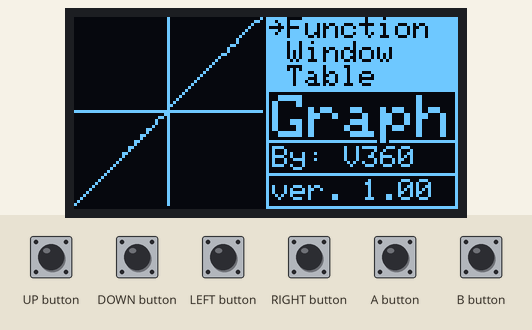
Recording of a sketch running on a simulated Arduboy, built with avr-gcc and run on an emulated ATmega32U4. Parts: 128×64 one-colour display. The inputs (shaded band) are chosen by the test bench.

Above: at 1.2 s.
1.3 s: B button pressed for 0.15 s
At 1.9 s:
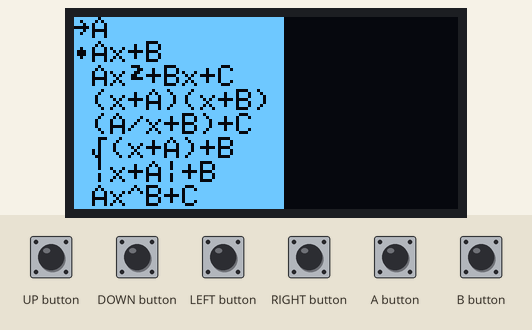
2.9 s: B button pressed for 1 s
At 3.8 s:
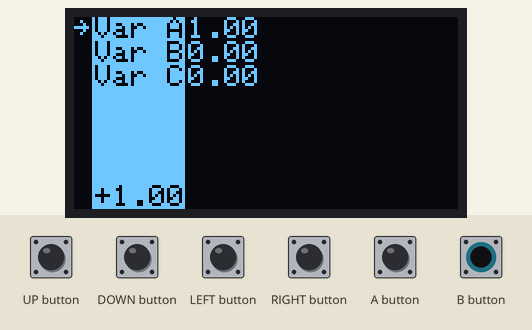
5.4 s: DOWN button pressed for 0.15 s
At 6.6 s:
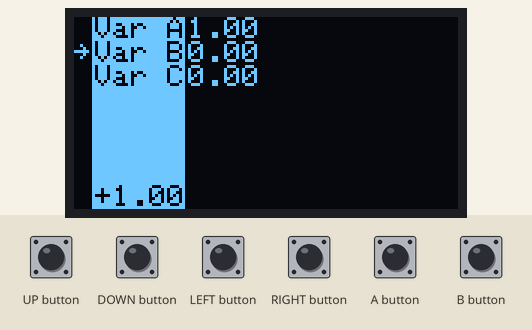
7.0 s: LEFT button pressed for 0.15 s
At 7.7 s:
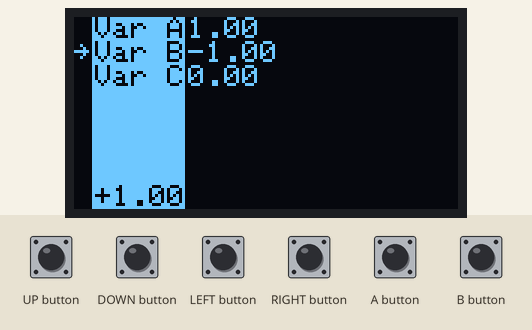
8.6 s: UP button pressed for 0.15 s
At 9.8 s:
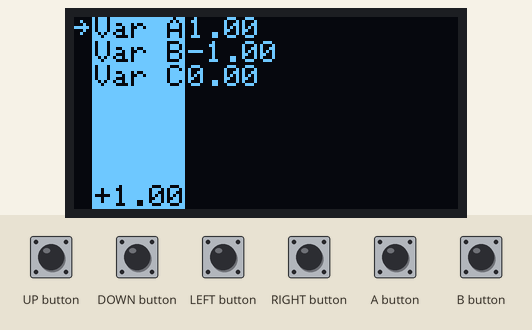
10.2 s: RIGHT button pressed for 0.15 s
At 10.9 s:
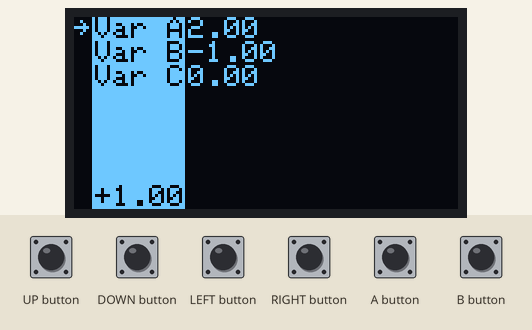
Timing chart, 0 to 12.8 s (numbered marks = the images above; inputs shaded):
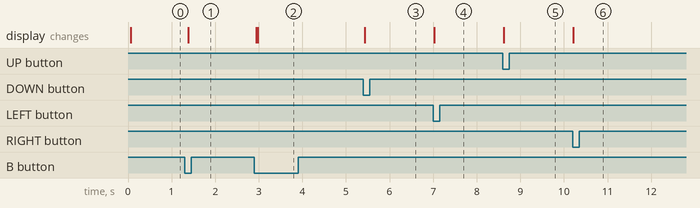

Measured:
- after the input at 1.3 s, the display: changes after 0.09 s (image 1)
- after the input at 2.9 s, the display: first changes after 0.05 s (image 2 shows a later state)
- after the input at 5.4 s, the display: changes at once (image 3)
- after the input at 7.0 s, the display: changes at once (image 4)
- after the input at 8.6 s, the display: changes at once (image 5)
- after the input at 10.2 s, the display: changes at once (image 6)

The sketch:

graph.ino
```cpp
//Graph (for Arduboy)
//A way too ambitious project
//By V360

#include <Arduboy2.h>

Arduboy2 arduboy;

//Calculation
float func[3];
byte func_mode = 1;

//Graphing array
//There used to be three, but then I found out I could
//cut it down to two, then just one. RIP trace_x[] and fit[].
float raw[63];

//Window
//0 - xmin, 1 - xmax
//2 - ymin, 3 - ymax
float window[] = {-10,10,-10,10};

//Table
float table[5];
float table_rate = 1.0;
int table_ofs = -2;
boolean calcTable = true;

//Axis lines
float center_x;
float center_y;

//UI stuff
byte state = 0;
byte sel = 0;
float amount = 1.0;
boolean calcGraph = true;

void setup() {
  //Arduboy stuff
  arduboy.begin();

  //Set framerate to 30
  arduboy.setFrameRate(30);

  //Default function
  func[0] = 1;
}

void loop() {
  //Wait until next frame
  if (!(arduboy.nextFrame()))
    return;

  arduboy.pollButtons();
  arduboy.clear();

  if (calcGraph) {
    graph_calc();
    calcGraph = false;
  }

  if (arduboy.justPressed(A_BUTTON)) {
    state = 0;
    sel = 0;
    calcGraph = true;
    calcTable = true;
  }

  //Convserve code!
  if (state>2) {
    if (arduboy.justPressed(B_BUTTON)) { //efficient code.
      if (amount==0.1) {
        amount = 1.0;
      }
      else {
        amount = 0.1;
      }
    }
  }

  if (state==0) {
    //*********
    //*       *
    //* Graph *
    //*       *
    //*********
    if (arduboy.justPressed(  UP_BUTTON)&&sel>0)
      sel--;
    if (arduboy.justPressed(DOWN_BUTTON)&&sel<2)
      sel++;
    if (arduboy.justPressed(B_BUTTON)) {
      state = sel + 1;
      sel = 0;
    }

    //Graph
    graph_draw();

    //Menu background
    arduboy.fillRect(65,0,62,25,WHITE);

    //Text color
    arduboy.setTextColor(BLACK);
    arduboy.setTextBackground(WHITE);

    //Menu items
    t(71, 0,"Function");
    t(71, 8,"Window");
    t(71,16,"Table");
    //Selection arrow
    arduboy.setCursor(65,sel*8);
    arduboy.write(26);

    //Text color
    arduboy.setTextColor(WHITE);
    arduboy.setTextBackground(BLACK);

    //Giant title
    arduboy.setTextSize(2);
    t(66,26,"Graph");
    //My name
    arduboy.setTextSize(1);
    t(66,43,"By: V360");
    t(66,54,"ver. 1.00");

    //Borders
    arduboy.drawFastVLine(64,0,64,WHITE);
    arduboy.drawFastVLine(127,0,64,WHITE);
    arduboy.drawFastHLine(65,41,36,WHITE);
    arduboy.drawFastHLine(105,41,22,WHITE);
    arduboy.drawFastHLine(65,52,62,WHITE);
    arduboy.drawFastHLine(65,63,62,WHITE);
  }
  else if (state==1) {
    //************
    //*          *
    //* Function *
    //*          *
    //************
    if (arduboy.justPressed(  UP_BUTTON)&&sel>0)
      sel--;
    if (arduboy.justPressed(DOWN_BUTTON)&&sel<7)
      sel++;
    if (arduboy.justPressed(B_BUTTON)) {
      func_mode = sel;
      state = 4;
      sel = 0;
    }

    //Menu background
    arduboy.fillRect(0,0,70,64,WHITE);

    //Text color
    arduboy.setTextColor(BLACK);
    arduboy.setTextBackground(WHITE);

    //Menu items
    t(6, 0,"A");
    t(6, 8,"Ax+B");
    t(6,16,"Ax +Bx+C"); //^2
    t(6,24,"(x+A)(x+B)");
    t(6,32,"(A/x+B)+C");
    t(6,40," (x+A)+B"); //sqrt
    t(6,48,"|x+A|+B");
    t(6,56,"Ax^B+C");
    arduboy.setCursor(18,16);
    arduboy.write(253);
    arduboy.setCursor(6,40);
    arduboy.write(251);

    //Current choice dot
    arduboy.setCursor(0,func_mode*8);
    arduboy.write(7);

    //Selection arrow
    arduboy.setCursor(0,sel*8);
    arduboy.write(26);

    //Text color
    arduboy.setTextColor(WHITE);
    arduboy.setTextBackground(BLACK);
  }
  else if (state==2) {
    //**********
    //*        *
    //* Window *
    //*        *
    //**********
    if (arduboy.justPressed(   UP_BUTTON)&&sel>0)
      sel--;
    if (arduboy.justPressed( DOWN_BUTTON)&&sel<3)
      sel++;
    if (arduboy.justPressed( LEFT_BUTTON))
      window[sel]-=amount;
    if (arduboy.justPressed(RIGHT_BUTTON))
      window[sel]+=amount;

    //Menu background
    arduboy.fillRect(7,0,30,64,WHITE);

    //Text color
    arduboy.setTextColor(BLACK);
    arduboy.setTextBackground(WHITE);

    //Title text
    t(7, 0,"X Min");
    t(7, 8,"X Max");
    t(7,16,"Y Min");
    t(7,24,"Y Max");
    //Amount
    t(7,56,"+");
    arduboy.setCursor(13,56);
    arduboy.print(amount);

    //Text color
    arduboy.setTextColor(WHITE);
    arduboy.setTextBackground(BLACK);

    //Selection arrow
    arduboy.setCursor(0,sel*8);
    arduboy.write(26);

    //Numbers
    for(byte i = 0; i < 4; i++){
      arduboy.setCursor(38,i*8);
      arduboy.print(window[i]);
    }

    //Borders
    arduboy.drawFastVLine(6,0,64,WHITE);
    arduboy.drawFastVLine(37,0,64,BLACK);
  }
  else if (state==3) {
    //*********
    //*       *
    //* Table *
    //*       *
    //*********
    if (arduboy.justPressed(   UP_BUTTON)&&table_ofs<999) {
      table_ofs-=table_rate;
      calcTable = true;
    }
    if (arduboy.justPressed( DOWN_BUTTON)&&table_ofs>-999) {
      table_ofs+=table_rate;
      calcTable = true;
    }
    if (arduboy.justPressed( LEFT_BUTTON)&&table_rate>-100) {
      table_rate-=amount;
      calcTable = true;
    }
    if (arduboy.justPressed(RIGHT_BUTTON)&&table_rate<100) {
      table_rate+=amount;
      calcTable = true;
    }

    //Calculate table
    if (calcTable) {
      if (table_rate<=0) {
        table_rate = amount;
      }
      for (byte i = 0; i < 5; i++) {
        table[i] = func_calc((i * table_rate) + table_ofs);
      }
      calcTable = false;
    }

    //Table
    for (byte i = 0; i < 5; i++) {
      arduboy.setCursor(0,i*8);
      arduboy.print((i * table_rate) + table_ofs);
      arduboy.setCursor(64,i*8);
      arduboy.print(table[i]);
    }

    //Other stuff
    t(0,48,"Rate:");
    arduboy.setCursor(36,48);
    arduboy.print(table_rate);
    t(0,56,"+");
    arduboy.setCursor(6,56);
    arduboy.print(amount);

    //Border
    arduboy.drawFastVLine(64,0,40,WHITE);
    arduboy.drawFastHLine(0,40,128,WHITE);
  }
  else if (state==4) {
    if (arduboy.justPressed(   UP_BUTTON)&&sel>0)
      sel--;
    if (arduboy.justPressed( DOWN_BUTTON)&&sel<2)
      sel++;
    if (arduboy.justPressed( LEFT_BUTTON))
      func[sel]-=amount;
    if (arduboy.justPressed(RIGHT_BUTTON))
      func[sel]+=amount;

    //Menu background
    arduboy.fillRect(7,0,30,64,WHITE);

    //Text color
    arduboy.setTextColor(BLACK);
    arduboy.setTextBackground(WHITE);

    //Title text
    t(7, 0,"Var A");
    t(7, 8,"Var B");
    t(7,16,"Var C");
    //Amount
    t(7,56,"+");
    arduboy.setCursor(13,56);
    arduboy.print(amount);

    //Text color
    arduboy.setTextColor(WHITE);
    arduboy.setTextBackground(BLACK);

    //Selection arrow
    arduboy.setCursor(0,sel*8);
    arduboy.write(26);

    //Numbers
    for(byte i = 0; i < 3; i++){
      arduboy.setCursor(38,i*8);
      arduboy.print(func[i]);
    }

    //Borders
    arduboy.drawFastVLine(6,0,64,WHITE);
    arduboy.drawFastVLine(37,0,64,BLACK);
  }
  else {
    //*******
    //*     *
    //* BAD *
    //*     *
    //*******
    arduboy.setTextSize(2);
    t(0,0,"Oh no!");
    arduboy.setTextSize(1);
    arduboy.setCursor(0,16);
    arduboy.print("There's no state "+String(state)+"!");
  }

  arduboy.display();
}

//Graph stuff - calculate graph
void graph_calc() {
  center_x=(  ((-window[0])/(window[1]-window[0])))*63;
  center_y=(1-((-window[2])/(window[3]-window[2])))*63;

  for(float i = 0; i < 63; i++){
    raw[byte(floor(i))] = (((i+1)/63)*(window[1]-window[0]))+window[0];
  }

  for(byte i = 0; i < 63; i++){
    raw[i] = func_calc(raw[i]);
    raw[i] = (1-((raw[i]-window[2])/(window[3]-window[2])))*63;
  }
}

//Graph stuff - plot graph
void graph_draw() {
  arduboy.drawFastVLine(center_x,0,63,WHITE);
  arduboy.drawFastHLine(0,center_y,63,WHITE);

  for(byte i = 1; i < 63; i++){
    arduboy.drawLine(i-1,raw[i-1],i,raw[i],WHITE);
  }
}

float func_calc(float x) {
  if (func_mode==0) {
    return func[0];
  }
  else if (func_mode==1) {
    return (func[0]*x)+func[1];
  }
  else if (func_mode==2) {
    return (func[0]*pow(x,2))+(func[1]*x)+func[2];
  }
  else if (func_mode==3) {
    return (x+func[0])*(x+func[1]);
  }
  else if (func_mode==4) {
    return div_err(func[0],x+func[1])+func[2];
  }
  else if (func_mode==5) {
    return sqrt_err(x+func[0])+func[1];
  }
  else if (func_mode==6) {
    return abs(x+func[0])+func[1];
  }
  else if (func_mode==7) {
    return (func[0]*pow(x,func[1]))+func[2];
  }
  else {
    return 0;
  }
}

void t(byte x,byte y,char* str) {
  arduboy.setCursor(x,y);
  arduboy.print(str);
}

float div_err(float a,float b) {
  if (b==(float) 0) {
    return 0;
  }
  else {
    return a/b;
  }
}

float sqrt_err(float n) {
  if (n<(float) 0) {
    return 0;
  }
  else {
    return sqrt(n);
  }
}
```
